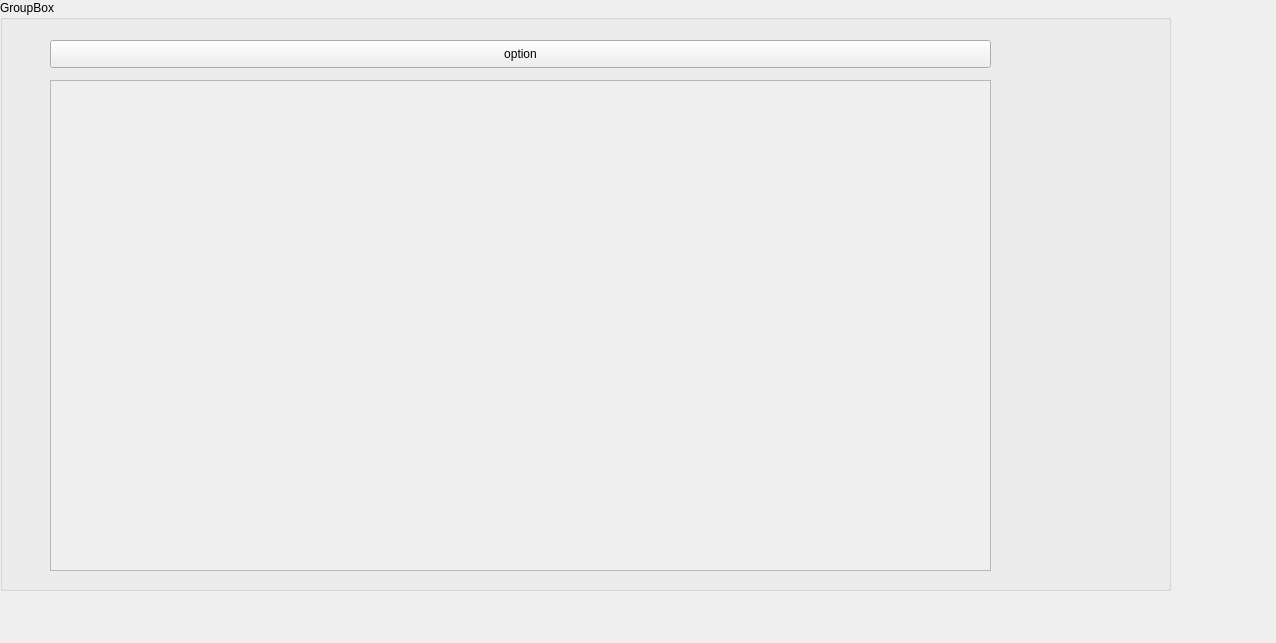
<?xml version="1.0" encoding="UTF-8"?>
<ui version="4.0">
 <class>Form</class>
 <widget class="QWidget" name="Form">
  <property name="geometry">
   <rect>
    <x>0</x>
    <y>0</y>
    <width>1276</width>
    <height>643</height>
   </rect>
  </property>
  <property name="windowTitle">
   <string>Form</string>
  </property>
  <widget class="QGroupBox" name="groupBox">
   <property name="geometry">
    <rect>
     <x>0</x>
     <y>0</y>
     <width>1171</width>
     <height>591</height>
    </rect>
   </property>
   <property name="title">
    <string>GroupBox</string>
   </property>
   <widget class="QScrollArea" name="scrollArea">
    <property name="geometry">
     <rect>
      <x>50</x>
      <y>80</y>
      <width>941</width>
      <height>491</height>
     </rect>
    </property>
    <property name="widgetResizable">
     <bool>true</bool>
    </property>
    <widget class="QWidget" name="scrollAreaWidgetContents">
     <property name="geometry">
      <rect>
       <x>0</x>
       <y>0</y>
       <width>939</width>
       <height>489</height>
      </rect>
     </property>
    </widget>
   </widget>
   <widget class="QPushButton" name="option_pushButton">
    <property name="geometry">
     <rect>
      <x>50</x>
      <y>40</y>
      <width>941</width>
      <height>28</height>
     </rect>
    </property>
    <property name="text">
     <string>option</string>
    </property>
   </widget>
  </widget>
 </widget>
 <resources/>
 <connections/>
</ui>
